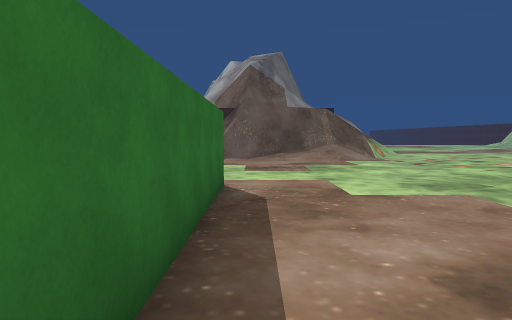
View 1 (above)

16 first-person views from a walk through a Unity game level. The camera is 1.3 m above the floor, tilts 4° down and sees 75° across. The floor is counted in squares, 1.8 m on a side. Each view is taken from the middle of a square. On the plan, view 1 faces up. The plan holds only what a view shows up to about 11 squares ahead; the rest is blank. The place goes on beyond the plan. The player is left out.

View 2
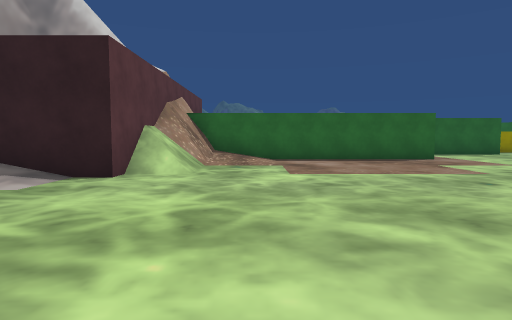

View 3
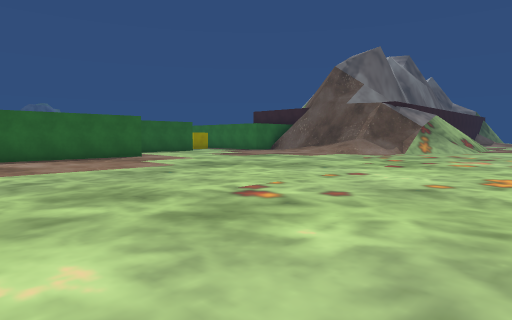

View 4
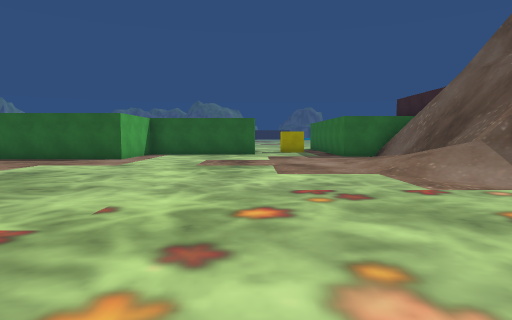

View 5
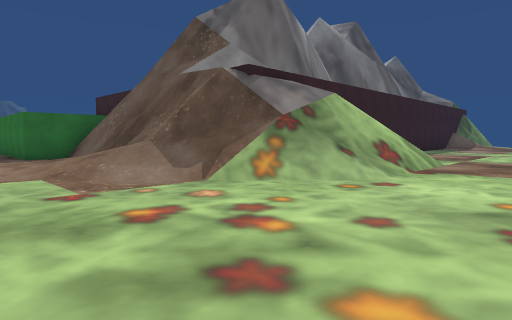

View 6
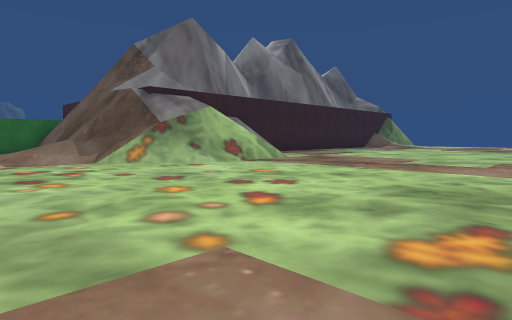

View 7
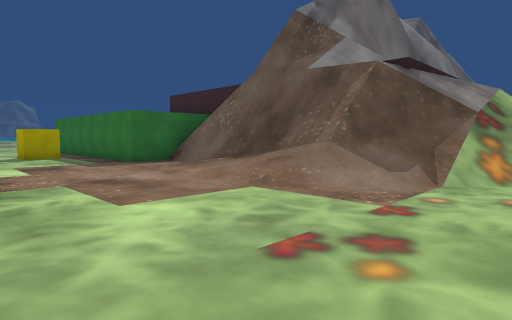

View 8
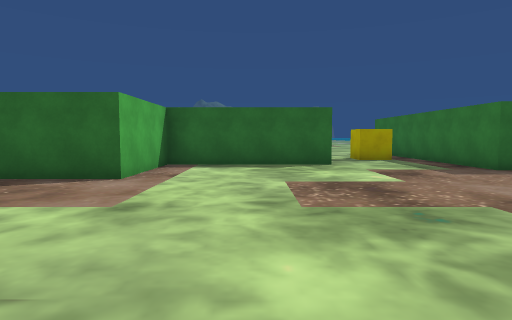

View 9
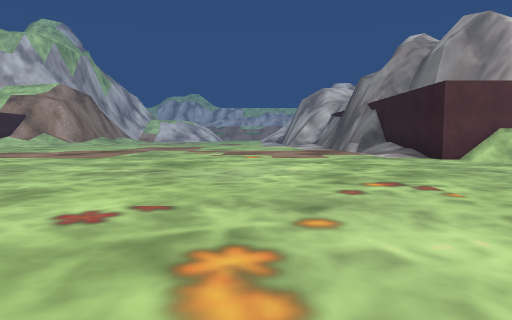

View 10
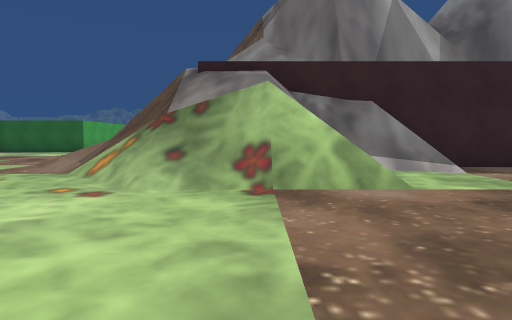

View 11
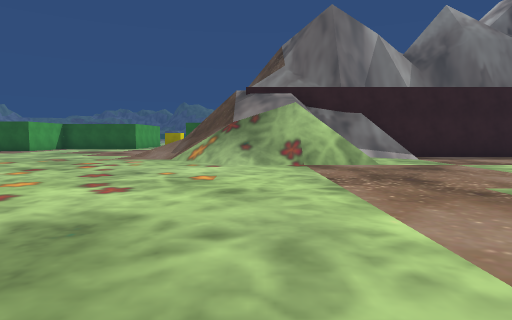

View 12
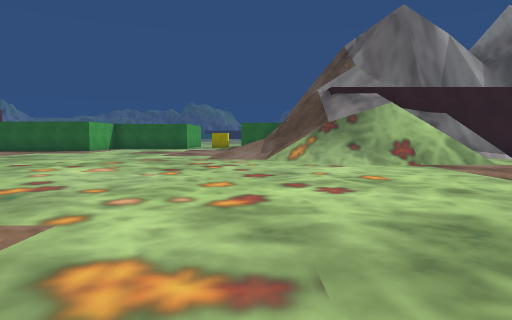

View 13
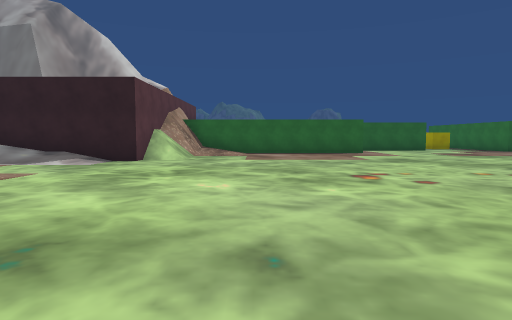

View 14
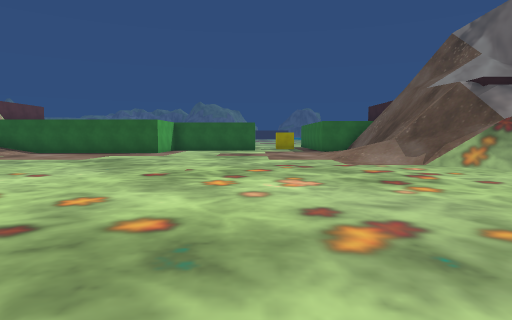

View 15
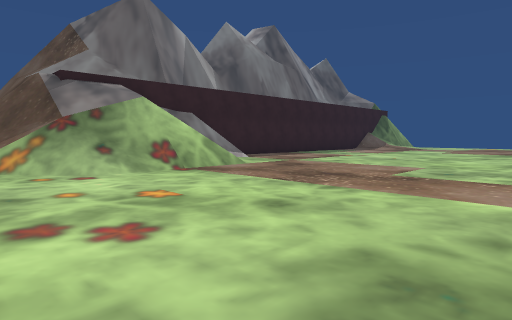

View 16
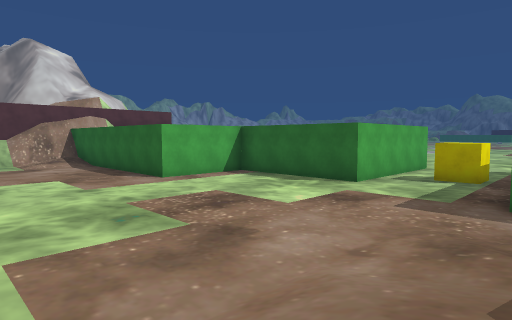

### Floor plan
Key: @ floor where view 1 was taken; # wall or solid block; x gap in a wall; . main floor; : floor 0.25 m higher than the main floor; / step, stairs or slope; = window, fence, low wall or low ledge; v drop or lower ground.
Columns run from 8 left of view 1 to 18 right of it. Each row starts with its distance up from view 1.
 23           # vx........
 22           ##v#.........
 21           ##v //.......
 20          ##/////.......
 19         ##//////........
 18         #// ////.........
 17         vvv/#=//........
 16       #####/=//.........
 15      ##.//////...........
 14   ####../////...........
 13  .#.....................
 12  .x.....................
 11 #####..................
 10     #.................
  9     #................
  8     #...............
  7     #................
  6     ####..............
  5        #..............
  4        #...............
  3        #................
  2        #................
  1        #//...............
  0        #@/................
 -1        ##=//...............
 -2        ######..............
 -3             #:...

Where each view was taken, in squares from view 1:
view 1: 0 up, 0 right, facing up
view 2: 1 up, 10 right, facing left
view 3: 1 up, 11 right, facing up-left
view 4: 11 up, 10 right, facing left
view 5: 12 up, 10 right, facing up-left
view 6: 12 up, 15 right, facing up-left
view 7: 10 up, 7 right, facing up-left
view 8: 9 up, 5 right, facing left
view 9: 9 up, 10 right, facing down
view 10: 19 up, 12 right, facing left
view 11: 18 up, 16 right, facing left
view 12: 15 up, 16 right, facing left
view 13: 2 up, 14 right, facing left
view 14: 11 up, 14 right, facing left
view 15: 15 up, 14 right, facing up-left
view 16: 15 up, 4 right, facing down-left
